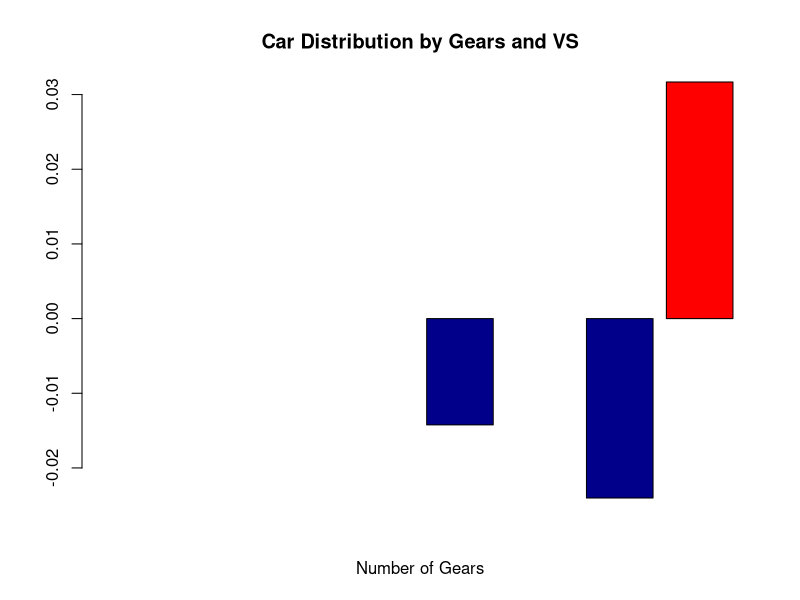

R code for this plot:
library(dplyr)

#Read in the data from the CSV files 
english <- read.csv("eng_vot_data.csv")
spanish <- read.csv("spa_vot_data.csv")

#get the spanish data for each speaker separately 
fer1_spa <- spanish %>% filter(Speaker == 'ferfulice_1')
fer2_spa <- spanish %>% filter(Speaker == 'ferfulice_2')
deu_spa <- spanish %>% filter(Speaker == 'deuchar')

#get the english data for each speaker separately 
fer1_eng <- english %>% filter(Speaker == 'ferfulice_1')
fer2_eng <- english %>% filter(Speaker == 'ferfulice_2')
deu_eng <- english %>% filter(Speaker == 'deuchar')

#extract segments individually 
d_eng <- english %>% filter(Consonant == 'd')
d_spa <- spanish %>% filter(Consonant == 'd')
t_eng <- english %>% filter(Consonant == 't')
t_spa <- spanish %>% filter(Consonant == 't')
b_eng <- english %>% filter(Consonant == 'b')
b_spa <- spanish %>% filter(Consonant == 'b')
p_eng <- english %>% filter(Consonant == 'p')
p_spa <- spanish %>% filter(Consonant == 'p')

#get the means
means_english <- c(mean(d_eng$VOT), mean(t_eng$VOT), mean(b_eng$VOT), mean(p_eng$VOT))
means_spanish <- c(mean(d_spa$VOT), mean(t_spa$VOT), mean(b_spa$VOT), mean(p_spa$VOT))
table_means <- c(means_english, means_spanish)



barplot(table_means, main="Car Distribution by Gears and VS",
        xlab="Number of Gears", col=c("darkblue","red"),
        beside=TRUE)
